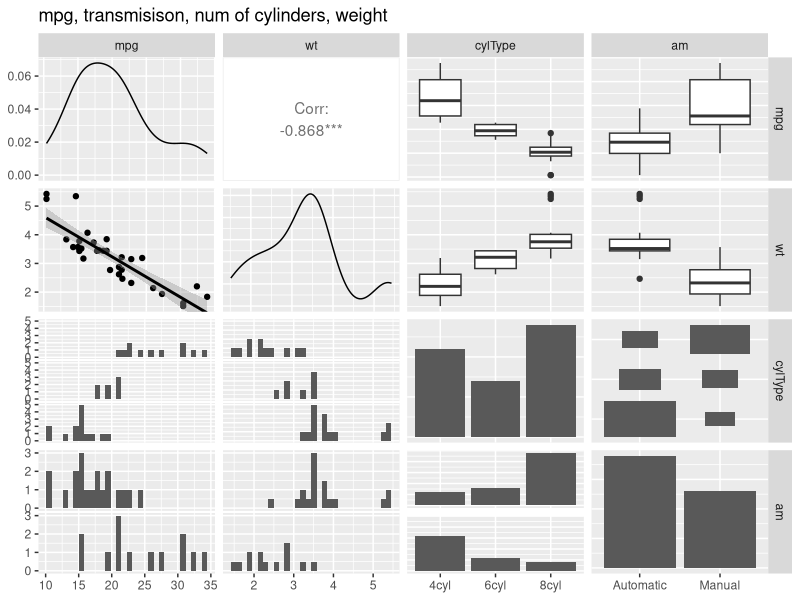

R code for this plot:
## ---- chunk 1
library(dplyr)
library(ggplot2)
library(GGally)
data(mtcars)

setupData <- function() {
	mtcars$carnames <- rownames(mtcars)
	mycars <- tbl_df(mtcars)
	mycars$cylType <- mycars$cyl
	mycars$cylType <- ifelse( mycars$cyl == 4, 0, 3)
	mycars$cylType <- ifelse( mycars$cyl == 6, 1, mycars$cylType)
	mycars$cylType <- ifelse( mycars$cyl == 8, 2, mycars$cylType)
	mycars$cylType <- factor(mycars$cylType, levels = c('0', '1','2'), labels = c('4cyl', '6cyl', '8cyl'))
	mycars$am <- factor(mycars$am, levels = c('0', '1'), labels = c('Automatic', 'Manual') )
	mycars
}

cars <- setupData()

## ---- chunk 2
simpleMod <- lm( mpg ~ am, mtcars)
## ---- chunk 3

pairsGraph <- function( mycars ) {
	ggpairs( mycars, columns = c(1,6,13,9), lower = list( continuous = 'smooth'), diag = list( discrete = 'bar'), title =  "mpg, transmisison, num of cylinders, weight" )
}

pairsGraph(cars)
## ---- chunk 4
everything <- lm( mpg ~ am + drat + cylType, cars)
everything2 <- lm( mpg ~ am + drat + cylType + qsec, cars)
everything3 <- lm( mpg ~ am + drat + cylType + qsec + vs, cars)
everything4 <- lm( mpg ~ am + drat + cylType + qsec + vs + gear, cars)
everything5 <- lm( mpg ~ am + drat + cylType + qsec + vs + gear + carb, cars)
anova(everything, everything2, everything3, everything4, everything5)
## ---- chunk 5
finalM <- lm( mpg ~ am + drat + cylType + carb, cars)
confInt <- summary(finalM)$coefficients[2,1] + c(-1,1) * summary(finalM)$coefficients[2,2] * qt(0.975, df = finalM$df)
